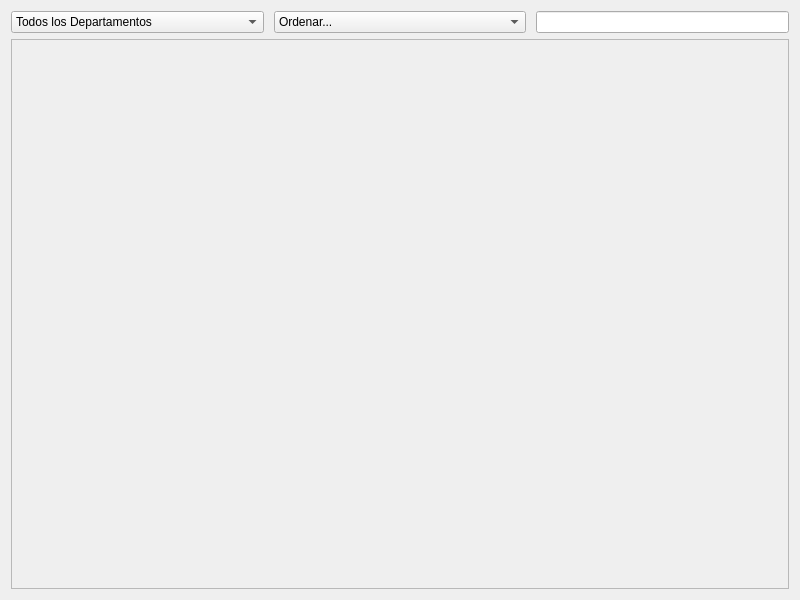
<?xml version="1.0" encoding="UTF-8"?>
<ui version="4.0">
 <class>ProductWidget</class>
 <widget class="QWidget" name="ProductWidget">
  <property name="geometry">
   <rect>
    <x>0</x>
    <y>0</y>
    <width>800</width>
    <height>600</height>
   </rect>
  </property>
  <property name="windowTitle">
   <string>Form</string>
  </property>
  <layout class="QGridLayout" name="gridLayout">
   <item row="2" column="0">
    <layout class="QHBoxLayout" name="horizontalLayout" stretch="10,10,10">
     <property name="spacing">
      <number>10</number>
     </property>
     <property name="leftMargin">
      <number>0</number>
     </property>
     <property name="rightMargin">
      <number>0</number>
     </property>
     <item>
      <widget class="QComboBox" name="optionCB">
       <item>
        <property name="text">
         <string>Todos los Departamentos</string>
        </property>
       </item>
       <item>
        <property name="text">
         <string>Alimentos y Bebidas</string>
        </property>
       </item>
       <item>
        <property name="text">
         <string>Libros</string>
        </property>
       </item>
       <item>
        <property name="text">
         <string>Electronicos</string>
        </property>
       </item>
       <item>
        <property name="text">
         <string>Hogar y Cocina</string>
        </property>
       </item>
       <item>
        <property name="text">
         <string>Deporte y Aire Libre</string>
        </property>
       </item>
      </widget>
     </item>
     <item>
      <widget class="QComboBox" name="sortCB">
       <item>
        <property name="text">
         <string>Ordenar...</string>
        </property>
       </item>
       <item>
        <property name="text">
         <string>Ascendente</string>
        </property>
       </item>
       <item>
        <property name="text">
         <string>Descendente</string>
        </property>
       </item>
      </widget>
     </item>
     <item>
      <widget class="QLineEdit" name="searchLE"/>
     </item>
    </layout>
   </item>
   <item row="3" column="0">
    <widget class="QScrollArea" name="scrollArea">
     <property name="widgetResizable">
      <bool>true</bool>
     </property>
     <widget class="QWidget" name="scrollContents">
      <property name="geometry">
       <rect>
        <x>0</x>
        <y>0</y>
        <width>776</width>
        <height>545</height>
       </rect>
      </property>
     </widget>
    </widget>
   </item>
  </layout>
 </widget>
 <resources/>
 <connections/>
</ui>
